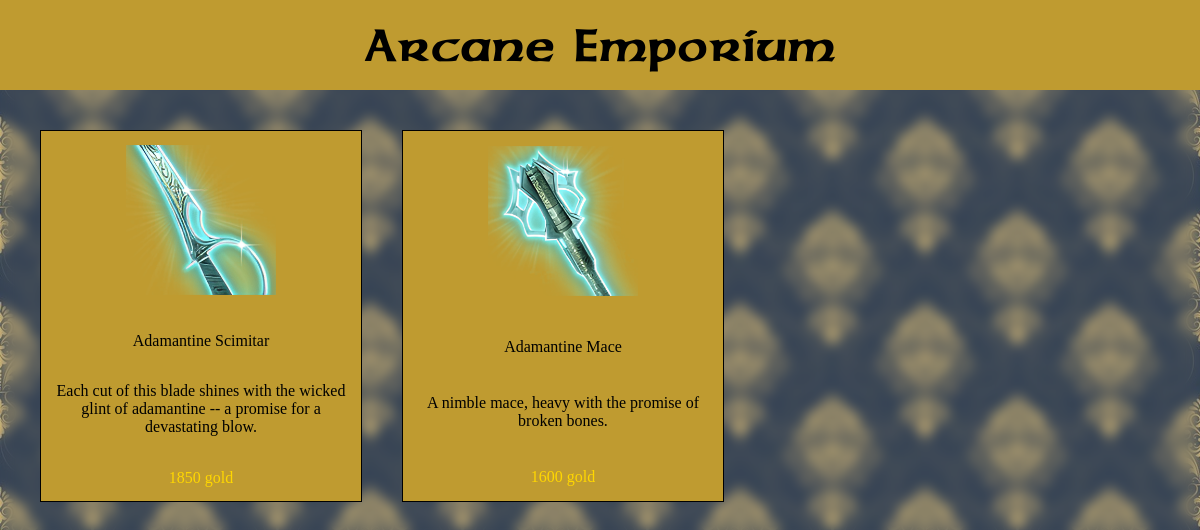
Screenshot of /php/shop.php with the database file from the repository.
### tables this page shows
CREATE TABLE `items` (
  `id` int(50) NOT NULL,
  `name` varchar(250) NOT NULL,
  `description` varchar(600) NOT NULL,
  `price` int(10) NOT NULL,
  `image` varchar(100) NOT NULL
);

### php/shop.php (the view, shortened to what this page needs)
<?php
$mysqli = require __DIR__ . '/database.php'
?>
<!DOCTYPE html>
<html lang="en">
<head>
    <link rel="stylesheet" href="../css/shop.css">
</head>
<body>
    <header>
        <div class="header">Arcane Emporium</div>
    </header>
    <div class="shop">
    <?php
        $rows = mysqli_query($mysqli, "SELECT * FROM items ORDER BY id ASC")
        ?>
        <?php foreach ($rows as $row) : ?>
            <div class="box">
                <span><img src="../img/<?php echo $row["image"]; ?>" width=150 height=150 title="<?php echo $row['image']; ?>"></span><br>
                <span><?php echo $row["name"]; ?></span><br>
                <span><?php echo $row["description"]; ?></span><br>
                <span style="color: #FFD700"><?php echo $row["price"]; ?> gold</span>
            </div>
        <?php endforeach; ?>
    </div>
</body>
</html>

### css/shop.css (style rules this page uses)
body { content: ''; position: absolute; height: 100% auto; width: 100%; margin: 0; padding: 0; background-image: url("../rsc/repeat.jpg"); backdrop-filter: blur(7px); z-index: -1; color: black; overflow: auto; }
header { height: 90px; background-color: #bf9b30; display: flex; justify-content: center; align-items: center; }
.header { color: black; font-size: 50px; font-family: 'Sherwood'; }
.shop { margin: 20px 20px; display: flex; }
.box { display: grid; margin: 20px 20px; border: 1px solid black; background-color: #bf9b30; justify-content: center; align-items: center; text-align: center; font-family: 'Alegreya'; padding: 10px 10px; width: 300px; height:350px; }

### rows the page displays
items: image (picture), name "Adamantine Scimitar", description "Each cut of this blade shines with the wicked glint of adamantine -- a promise for a devastating blow.", price "1850"
items: image (picture), name "Adamantine Mace", description "A nimble mace, heavy with the promise of broken bones.", price "1600"
